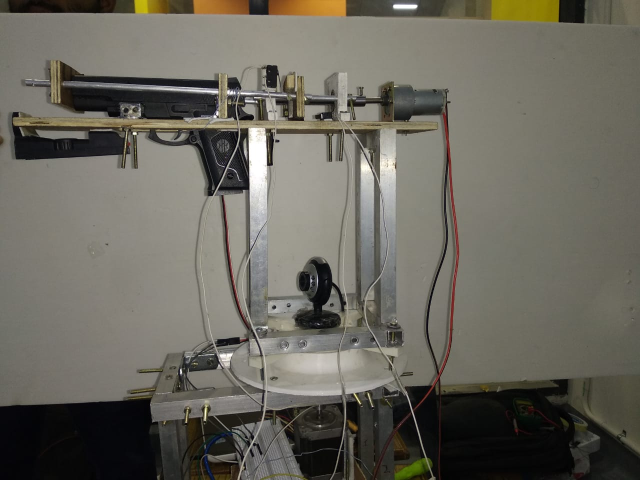
#> input picture Images and Videos/Images/Complete Bot Image.jpeg, 1280 x 960 px, given in place of the camera (shown at 1/2 size)
$ python SING_OBJ_DETECT.py
#> lines starting #> are read from the running program, lines starting #| are printed output that depends on the picture; after the words box and inside, x2 and y2 are one past the last pixel; in counts of white or black regions, pixels touching at a corner belong together
import numpy as np
import cv2

#import serial
#ser=serial.Serial('/dev/ttyACM0',9600)
#
cap=cv2.VideoCapture(1)
visibility=0.1

cap.set(cv2.CAP_PROP_FRAME_WIDTH, 1280)
cap.set(cv2.CAP_PROP_FRAME_HEIGHT, 640)


l_h=0
l_s=13
l_v=0
h_h=200
h_s=36
h_v=255
z=500
font=cv2.FONT_HERSHEY_SIMPLEX

# [14 lines of commented-out code are left out]


while True:
    _,frame=cap.read()
#> frame is the input picture: shape (960, 1280, 3); mean B, G, R 92.9, 102.4, 105.2

    # [4 lines of commented-out code are left out]


    frame_pixels=480*640
    center=[240,320]


    hsv=cv2.cvtColor(frame,cv2.COLOR_BGR2HSV)
#> hsv: shape (960, 1280, 3); mean H, S, V 33, 37.5, 105.7


    # [8 lines of commented-out code are left out]


    low_white=np.array([l_h,l_v,l_s])
    high_white=np.array([h_h,h_s,h_v])

    frame1=np.array(frame)
    frame2=np.array(frame)

    white_mask=cv2.inRange(hsv,low_white,high_white)
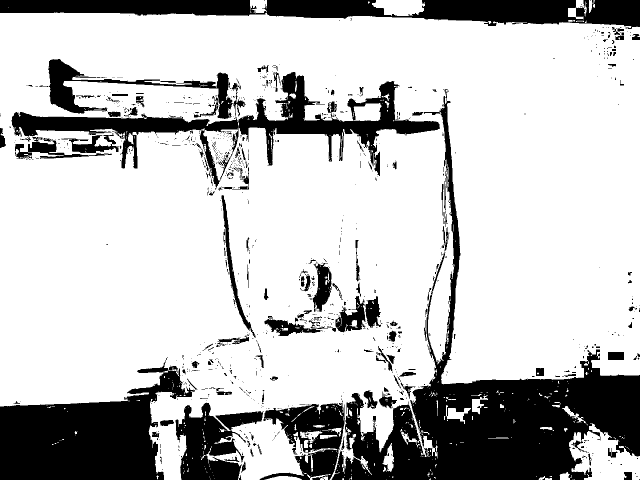
#> white_mask: shape (960, 1280) (shown at 1/2 size); 76% white; 1111 black regions (947 under 20 px), largest, box (x1, y1, x2, y2) and area: (663, 178, 1280, 960) 100560, (0, 714, 390, 960) 51457, (0, 0, 1280, 58) 41017
    white_mask_inv=cv2.bitwise_not(white_mask)

    foreground=cv2.bitwise_and(frame,frame1,mask=white_mask_inv)
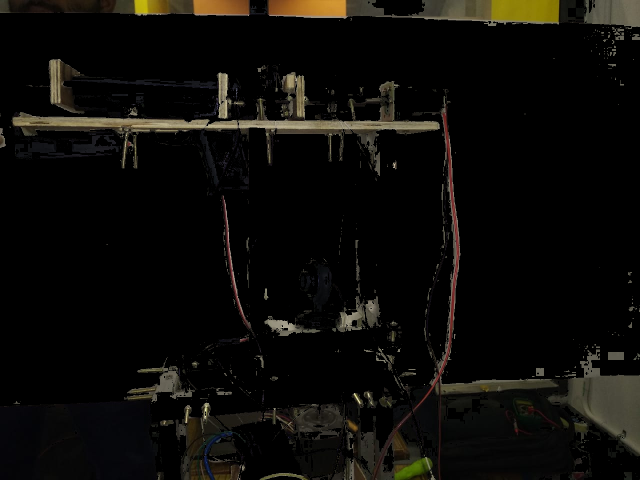
#> foreground: shape (960, 1280, 3) (shown at 1/2 size); mean B, G, R 8.3, 11.3, 12.6
    background=cv2.bitwise_and(frame,frame2,mask=white_mask)
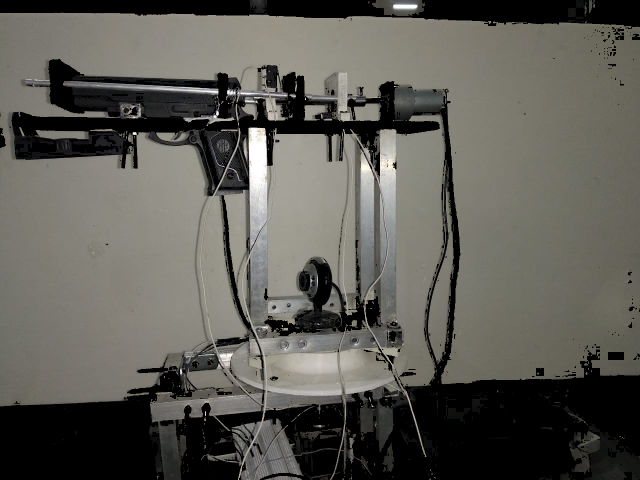
#> background: shape (960, 1280, 3) (shown at 1/2 size); mean B, G, R 84.6, 91.1, 92.7

    white_mask_inv[white_mask_inv==255]=1

    mx=np.sum(white_mask_inv,axis=0)
#> mx = 1280 values, max 482 at index 892, min 52 at index 512, mean 230.7
    my=np.sum(white_mask_inv,axis=1)
#> my = 960 values, max 1166 at index 24, min 0 at index 89, mean 307.7

    total=np.sum(mx)
#> total = 295357

    x=np.arange(np.shape(frame)[1])
#> x = 1280 values from 0 to 1279
    y=np.arange(np.shape(frame)[0])
#> y = 960 values from 0 to 959

    if total>visibility*frame_pixels:
        cx=int(np.sum(np.multiply((x+1),mx))/np.sum(mx))
#> cx = 639
        cy=int(np.sum(np.multiply((y+1),my))/np.sum(my))
#> cy = 609
        frame=cv2.circle(frame,(cx,cy),10,(0,0,255),-1)
#> frame: shape (960, 1280, 3); 0.03% of pixels changed, all inside (x1, y1, x2, y2) = (629, 599, 650, 620)
        angle_y=str(int(np.arctan((center[0]-cx)*0.0007)))
#> angle_y = '0'
        angle_x=str(int(np.arctan((cy-center[1])*0.0008)))
#> angle_x = '0'
        #ret_value=angle_x+'/'+angle_y
        #ser.write(ret_value.encode())


    else:
        frame=cv2.putText(frame,'Nothing present',(center[0]-100,center[1]-100),font,1,(0,255,0),1,cv2.LINE_AA)


    frame=cv2.circle(frame,(center[1],center[0]),10,(255,0,0),-1)
#> frame: shape (960, 1280, 3); mean B, G, R 93, 102.3, 105.3

    cv2.imshow('original_feed',frame)
    cv2.imshow('background',background)
    cv2.imshow('foreground',foreground)
    #cv2.imshow('bar',bar)

    #print(ret_value)

    if cv2.waitKey(1)==27:
#> (key Esc is pressed here)
        break

cv2.destroyAllWindows()
cap.release()
